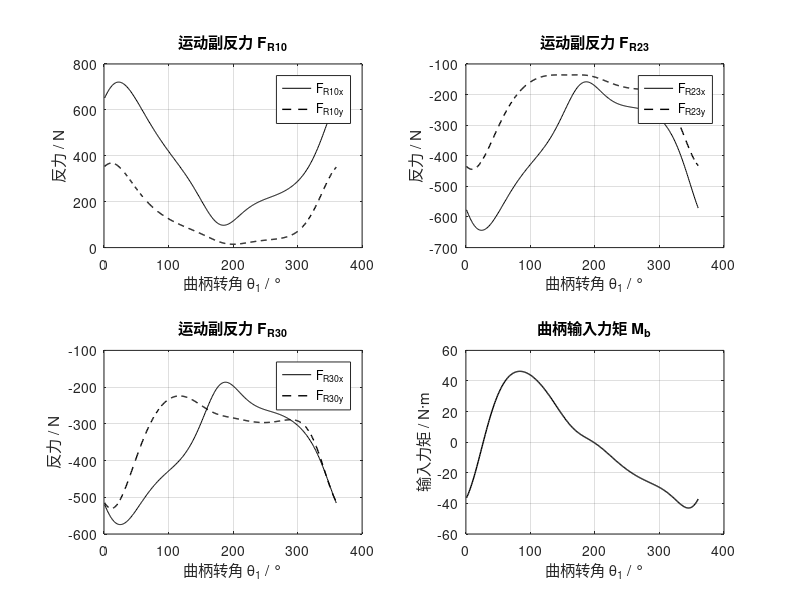

This figure's MATLAB source:
% ANALYZE_LINKAGE_JOINT_FORCES 四杆机构运动学与关节反力分析
%
% 运行方式（MATLAB 命令窗口）：
%   clear; clc; close all;
%   analyze_linkage_joint_forces
%
% 分析内容：
%   1. 曲柄整周转动时的连杆、摇杆运动学；
%   2. 根据质量和转动惯量构造惯性力/惯性力矩；
%   3. 求解原始模型的 9×9 平面力学平衡方程；
%   4. 绘制关节反力分量与曲柄输入力矩。
%
% 重要说明：
%   - 本文件统一采用 SI 单位：m、kg、s、N、N·m、kg·m^2。
%   - 几何长度已由原程序的 mm 转换为 m。
%   - 质量、转动惯量及工作阻力矩沿用原始示例值，尚未与
%     SolidWorks 质量属性及真实工况核对！计算结果不能直接用于选型。
%   - 保留原始机构的运动学和力平衡公式，尚未完成独立力学验证。
%   - 质心位于每根杆件中点属于简化假设。

clear; clc; close all;

%% 1. 模型参数（SI 单位）
% 杆件尺寸（m）：曲柄、连杆、摇杆、固定机架
l1 = 0.10000;       % 曲柄长度 100.00 mm
l2 = 0.38565;       % 连杆长度 385.65 mm
l3 = 0.23019;       % 摇杆长度 230.19 mm
l0 = 0.45776;       % 机架长度 457.76 mm

% 各杆质心到对应铰点的距离（m），暂按中点假设
las1 = l1 / 2;
lbs2 = l2 / 2;
lds3 = l3 / 2;

% 运动和环境参数
omega1 = 10;        % 曲柄匀速转动角速度 (rad/s)
alpha1 = 0;         % 曲柄角加速度 (rad/s^2)
g = 9.81;           % 重力加速度 (m/s^2)

% 以下为原始程序的示例参数：务必对照 CAD/实际负载复核
m1 = 4.252;         % 曲柄质量 (kg)，原始示例值
m2 = 5.111;         % 连杆质量 (kg)，原始示例值
m3 = 10.212;        % 摇杆质量 (kg)，原始示例值
Js1 = 0.111688;     % 曲柄质心转动惯量 (kg*m^2)，原始示例值
Js2 = 0.83621;      % 连杆质心转动惯量 (kg*m^2)，原始示例值
Js3 = 0.88665;      % 摇杆质心转动惯量 (kg*m^2)，原始示例值
Mr = 100;           % 作用于摇杆的工作阻力矩 (N*m)，原始示例值

if any([l0,l1,l2,l3,m1,m2,m3,Js1,Js2,Js3] <= 0)
    error('杆长、质量和转动惯量均应为正数。');
end

%% 2. 初始化输出数组
angle_deg = 1:360;
nSamples = numel(angle_deg);
angle_rad = angle_deg * pi / 180;

% 按原始代码习惯保留变量名，方便与历史结果对照
[theta2,theta3,omega2,omega3,alpha2,alpha3] = deal(zeros(1,nSamples));
[Fr10x,Fr10y,Fr12x,Fr12y,Fr23x,Fr23y,Fr30x,Fr30y,Mb] = ...
    deal(zeros(1,nSamples));

% 判断浮点计算造成的 acos/asin 微小越界
angleTol = 1e-10;
% 检查运动学奇异位置及力平衡矩阵的数值可解性
singularityTol = 1e-10;

%% 3. 对每个输入曲柄转角求运动学和关节反力
for k = 1:nSamples
    t1 = angle_rad(k);

    % ---- 3.1 四杆机构位置解（保留原始装配分支） ----
    L = sqrt(l0^2 + l1^2 - 2*l1*l0*cos(t1));
    if L <= singularityTol
        error('输入角 %.1f 度：几何长度 L 接近零。',angle_deg(k));
    end

    sin_phi = l1*sin(t1)/L;
    cos_beta = (-l2^2 + l3^2 + L^2)/(2*l3*L);
    if abs(sin_phi) > 1+angleTol || abs(cos_beta) > 1+angleTol
        error('输入角 %.1f 度：几何参数超出 asin/acos 实数定义域。',angle_deg(k));
    end
    phi = asin(max(-1,min(1,sin_phi)));
    beta = acos(max(-1,min(1,cos_beta)));
    theta3(k) = pi - phi - beta;

    sin_theta2 = (l3*sin(theta3(k))-l1*sin(t1))/l2;
    if abs(sin_theta2) > 1+angleTol
        error('输入角 %.1f 度：连杆角 theta2 无实数解。',angle_deg(k));
    end
    theta2(k) = asin(max(-1,min(1,sin_theta2)));

    % 几何闭合检查：r1 + r2 = r0 + r3
    closureX = l1*cos(t1)+l2*cos(theta2(k))-l0-l3*cos(theta3(k));
    closureY = l1*sin(t1)+l2*sin(theta2(k))-l3*sin(theta3(k));
    if hypot(closureX,closureY) > 1e-8
        error('输入角 %.1f 度：四杆闭合误差过大，请检查装配分支。',angle_deg(k));
    end

    % ---- 3.2 角速度、角加速度 ----
    s32 = sin(theta3(k)-theta2(k));
    if abs(s32) < singularityTol
        error('输入角 %.1f 度：四杆处于或接近运动学奇异位置。',angle_deg(k));
    end

    omega3(k) = omega1*l1*sin(t1-theta2(k))/(l3*s32);
    omega2(k) = -omega1*l1*sin(t1-theta3(k)) / ...
        (l2*sin(theta2(k)-theta3(k)));

    alpha3(k) = (omega1^2*l1*cos(t1-theta2(k)) + ...
        omega2(k)^2*l2-omega3(k)^2*l3*cos(theta3(k)-theta2(k))) / ...
        (l3*s32);
    alpha2(k) = (-omega1^2*l1*cos(t1-theta3(k)) + ...
        omega3(k)^2*l3-omega2(k)^2*l2*cos(theta2(k)-theta3(k))) / ...
        (l2*sin(theta2(k)-theta3(k)));

    % ---- 3.3 杆件质心加速度 (m/s^2) ----
    as1x = -las1*omega1^2*cos(t1) - las1*alpha1*sin(t1);
    as1y = -las1*omega1^2*sin(t1) + las1*alpha1*cos(t1);

    as2x = -l1*(omega1^2*cos(t1)+alpha1*sin(t1)) ...
           -lbs2*(alpha2(k)*sin(theta2(k))+omega2(k)^2*cos(theta2(k)));
    as2y =  l1*(alpha1*cos(t1)-omega1^2*sin(t1)) ...
           +lbs2*(alpha2(k)*cos(theta2(k))-omega2(k)^2*sin(theta2(k)));

    as3x = -lds3*(cos(theta3(k))*omega3(k)^2+sin(theta3(k))*alpha3(k));
    as3y = -lds3*(sin(theta3(k))*omega3(k)^2-cos(theta3(k))*alpha3(k));

    % ---- 3.4 达朗贝尔惯性力、惯性力偶 ----
    F1x = -m1*as1x; F1y = -m1*as1y;
    F2x = -m2*as2x; F2y = -m2*as2y;
    F3x = -m3*as3x; F3y = -m3*as3y;
    M1 = -Js1*alpha1;                  % 匀速输入时为零
    M2 = -Js2*alpha2(k);
    M3 = -Js3*alpha3(k)-Mr;

    % ---- 3.5 铰点和各杆质心的平面坐标 (m) ----
    xa = 0; ya = 0;
    xb = l1*cos(t1);              yb = l1*sin(t1);
    xc = l0+l3*cos(theta3(k));    yc = l3*sin(theta3(k));
    xd = l0; yd = 0;
    xs1 = (xa+xb)/2; ys1 = (ya+yb)/2;
    xs2 = (xb+xc)/2; ys2 = (yb+yc)/2;
    xs3 = (xc+xd)/2; ys3 = (yc+yd)/2;

    % ---- 3.6 9×9 平面力平衡方程（沿用原始系数及符号） ----
    % 未知量 C = [Mb, Fr10x, Fr10y, Fr12x, Fr12y, ...
    %             Fr23x, Fr23y, Fr30x, Fr30y]'
    A = zeros(9,9);
    A(1,1)=1;
    A(1,2)=-(ys1-ya);           A(1,3)=-(xa-xs1);
    A(1,4)=-(ys1-yb);           A(1,5)=-(xb-xs1);
    A(2,2)=-1;                  A(2,4)=-1;
    A(3,3)=-1;                  A(3,5)=-1;
    A(4,4)=ys2-yb;              A(4,5)=xb-xs2;
    A(4,6)=-(ys2-yc);           A(4,7)=-(xc-xs2);
    A(5,4)=1;                   A(5,6)=-1;
    A(6,5)=1;                   A(6,7)=-1;
    A(7,6)=ys3-yc;              A(7,7)=xc-xs3;
    A(7,8)=-(ys3-yd);           A(7,9)=-(xd-xs3);
    A(8,6)=1;                   A(8,8)=-1;
    A(9,7)=1;                   A(9,9)=-1;

    B = zeros(9,1);
    B(1)=-M1;
    B(2)=-F1x;
    B(3)=-F1y+m1*g;
    B(4)=-M2;
    B(5)=-F2x;
    B(6)=-F2y+m2*g;
    B(7)=-M3;
    B(8)=-F3x;
    B(9)=-F3y+m3*g;

    if rcond(A) < singularityTol
        error('输入角 %.1f 度：力平衡矩阵接近奇异，结果不可靠。',angle_deg(k));
    end

    C = A\B;
    if any(~isfinite(C))
        error('输入角 %.1f 度：关节反力出现 NaN/Inf。',angle_deg(k));
    end

    Mb(k)=C(1);
    Fr10x(k)=C(2); Fr10y(k)=C(3);
    Fr12x(k)=C(4); Fr12y(k)=C(5);
    Fr23x(k)=C(6); Fr23y(k)=C(7);
    Fr30x(k)=C(8); Fr30y(k)=C(9);
end

%% 4. 绘图：清空旧图窗内容，避免不同测试叠加
figure(4); clf;
set(gcf,'Name','四杆机构动力学与关节反力','NumberTitle','off');

subplot(2,2,1);
plot(angle_deg,Fr10x,'k-',angle_deg,Fr10y,'k--','LineWidth',1);
title('运动副反力 F_{R10}');
xlabel('曲柄转角 \theta_1 / °'); ylabel('反力 / N');
legend('F_{R10x}','F_{R10y}','Location','best'); grid on;

subplot(2,2,2);
plot(angle_deg,Fr23x,'k-',angle_deg,Fr23y,'k--','LineWidth',1);
title('运动副反力 F_{R23}');
xlabel('曲柄转角 \theta_1 / °'); ylabel('反力 / N');
legend('F_{R23x}','F_{R23y}','Location','best'); grid on;

subplot(2,2,3);
plot(angle_deg,Fr30x,'k-',angle_deg,Fr30y,'k--','LineWidth',1);
title('运动副反力 F_{R30}');
xlabel('曲柄转角 \theta_1 / °'); ylabel('反力 / N');
legend('F_{R30x}','F_{R30y}','Location','best'); grid on;

subplot(2,2,4);
plot(angle_deg,Mb,'k-','LineWidth',1);
title('曲柄输入力矩 M_b');
xlabel('曲柄转角 \theta_1 / °'); ylabel('输入力矩 / N·m');
grid on;

%% 5. 输出简要数值摘要
fprintf('\n=== 四杆机构关节反力分析（示例参数，SI 单位）===\n');
fprintf('曲柄输入角速度：%.2f rad/s\n',omega1);
fprintf('曲柄输入力矩：最小 %.3f N·m，最大 %.3f N·m\n',min(Mb),max(Mb));
fprintf('各关节反力分量的最大绝对值：%.3f N\n', ...
    max(abs([Fr10x,Fr10y,Fr12x,Fr12y,Fr23x,Fr23y,Fr30x,Fr30y])));
fprintf('注意：质量、转动惯量和工作阻力矩尚未经 CAD/实验校验。\n');
